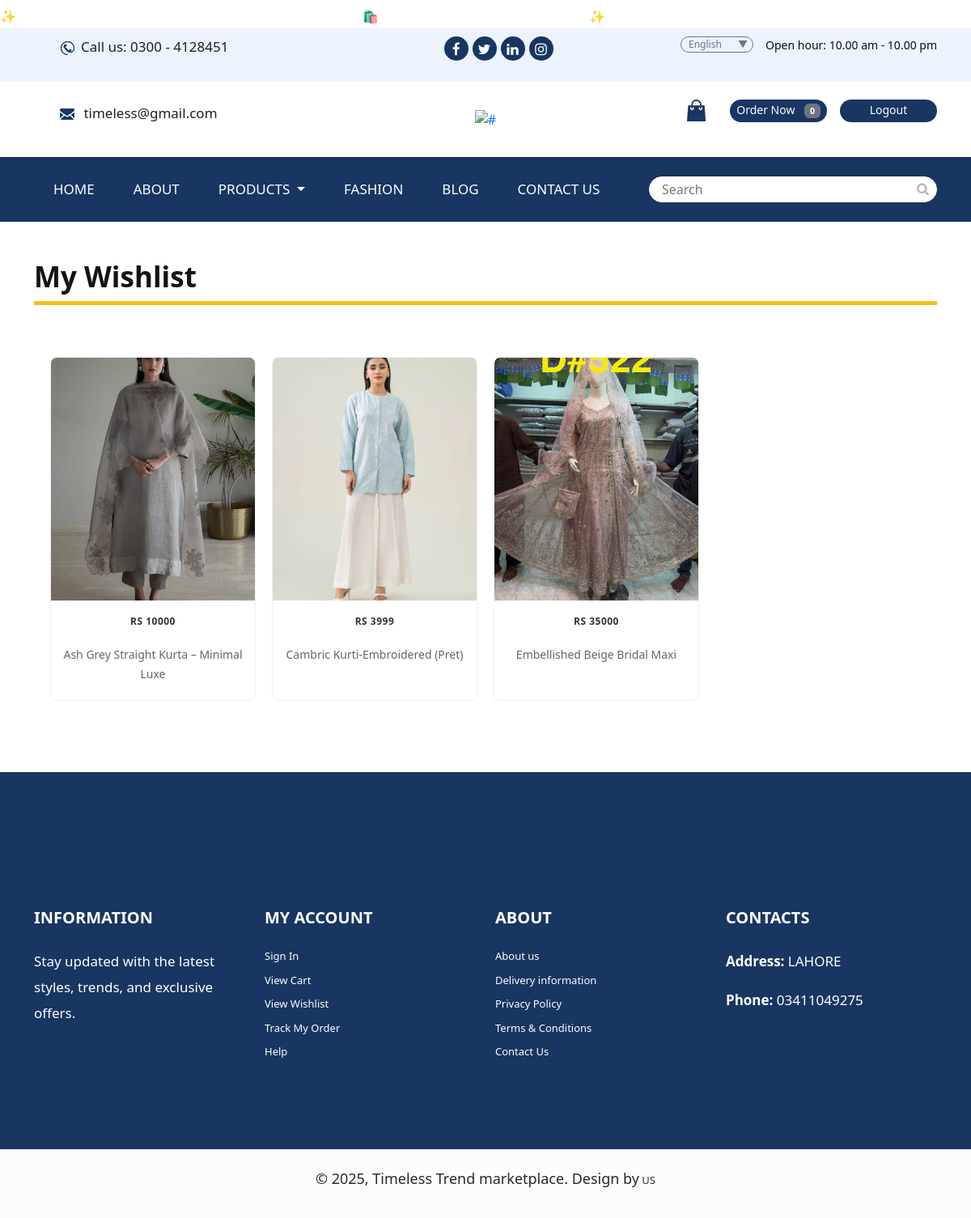
/wishlist/ (signed in), run on an earlier commit of the app's database.
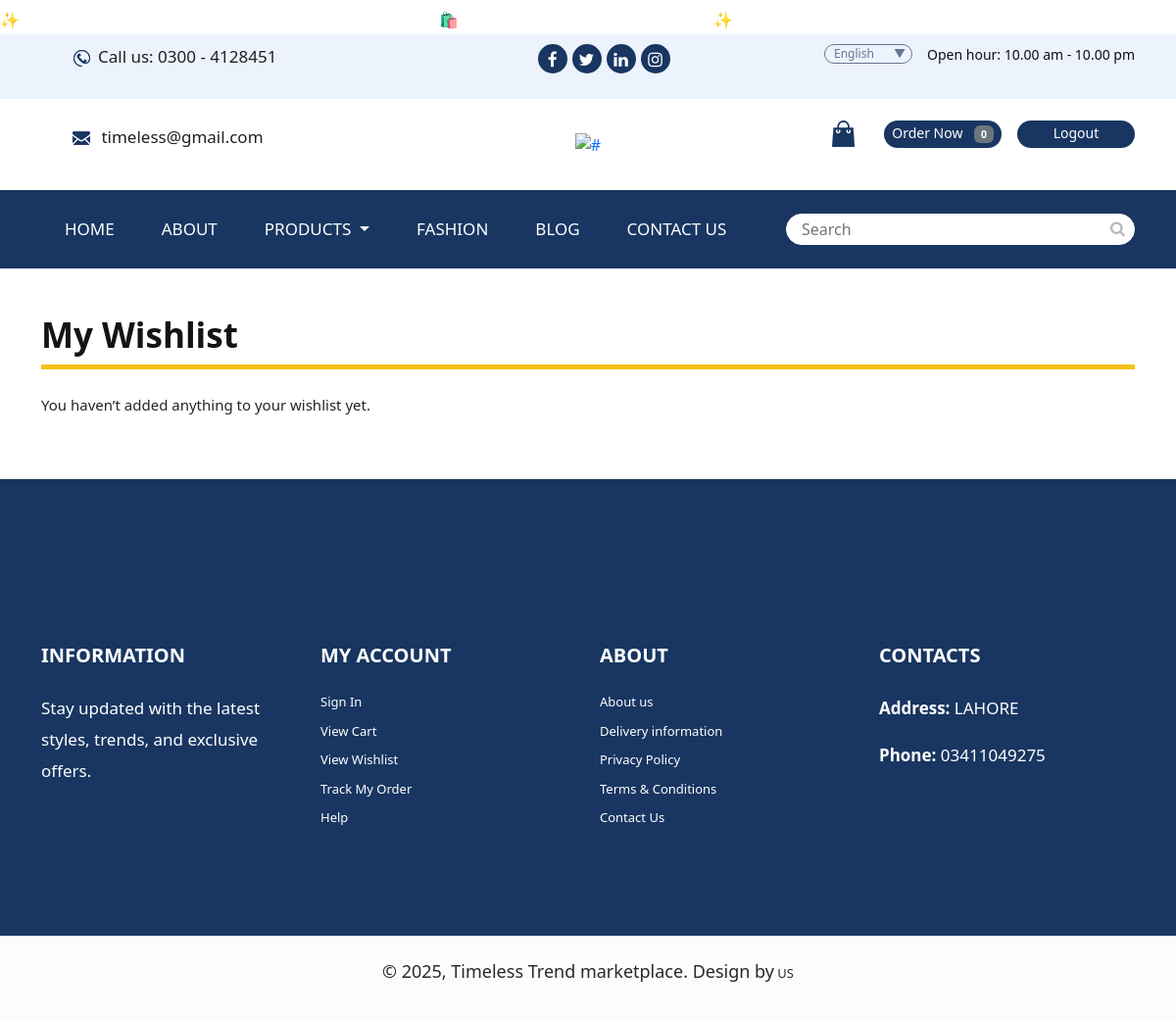
And on a later commit of the database.
### app/models.py (models this page shows, shortened)
class Wishlist(models.Model):
    user = models.ForeignKey(User, on_delete=models.CASCADE)
    product = models.ForeignKey(Product, on_delete=models.CASCADE)
    added_at = models.DateTimeField(auto_now_add=True)
    class Meta:
        unique_together = ('user', 'product')  # Avoid duplicates

class Product(models.Model):
    CATEGORY_CHOICES = [
        ('formalwear', 'Formal Wear'),
        ('casualwear', 'Casual Wear'),
        ('festiveCollection', 'Festive Collection'),
        ('rental', 'Rental Wear'),
    ]
    category = models.CharField(max_length=100, choices=CATEGORY_CHOICES, default='formalwear')
    Availability = (('In Stock', 'In Stock'), ('Out of Stock', 'Out of Stock'))
    image = models.ImageField(upload_to='ecommerce/pimg')
    name = models.CharField(max_length=100)
    price = models.IntegerField()
    Availability = models.CharField(choices=Availability, null=True, max_length=100)
    date = models.DateField(auto_now_add=True)
    description = models.TextField(blank=True, null=True)
    shirt_details = models.TextField(blank=True, null=True)
    trouser_details = models.TextField(blank=True, null=True)
    fabric = models.CharField(max_length=100, blank=True, null=True)
    color = models.CharField(max_length=50, blank=True, null=True)
    color_hex = models.CharField(max_length=7, blank=True, null=True, default='#FFFFFF')
    weight = models.CharField(max_length=50, blank=True, null=True)
    care_instructions = models.TextField(blank=True, null=True)
    disclaimer = models.TextField(blank=True, null=True)
    available_sizes = models.ManyToManyField(Size)

### commerce/views.py (the view)
# urls.py: path('wishlist/', views.view_wishlist, name='wishlist'),
@login_required
def view_wishlist(request):
    wishlist_items = Wishlist.objects.filter(user=request.user)
    return render(request, 'wishlist.html', {'wishlist_items': wishlist_items})

### templates/wishlist.html (shortened to what this page needs)
{% extends 'master.html' %}
{% block body %}
<div class="container py-5">
    <h2 class="mb-4">My Wishlist</h2>
  {% if wishlist_items %}
    <div class="product-grid-container">
      {% for item in wishlist_items %}
        <div class="product-card">
          <div class="product-image">
            <a href="{% url 'product_detail' item.product.id %}">
              <img src="{{ item.product.image.url }}" alt="{{ item.product.name }}" style="height: 300px; width: 100%; object-fit: cover;">
            </a>
          </div>
          <div class="product-info">
            <h3 class="product-title">Rs {{ item.product.price }}</h3>
            <p class="product-price">{{ item.product.name }}</p>
          </div>
        </div>
      {% endfor %}
    </div>
  {% else %}
    <p>You haven’t added anything to your wishlist yet.</p>
  {% endif %}
</div>
{% endblock %}

What changed in the data, as far as the page shows it:
removed Wishlist: product.image (picture), product.price "10000", product.name "Ash Grey Straight Kurta – Minimal Luxe"
removed Wishlist: product.image (picture), product.price "3999", product.name "Cambric Kurti-Embroidered (Pret)"
removed Wishlist: product.image (picture), product.price "35000", product.name "Embellished Beige Bridal Maxi"
Also different on the page:
text now shown: "You haven’t added anything to your wishlist yet."
